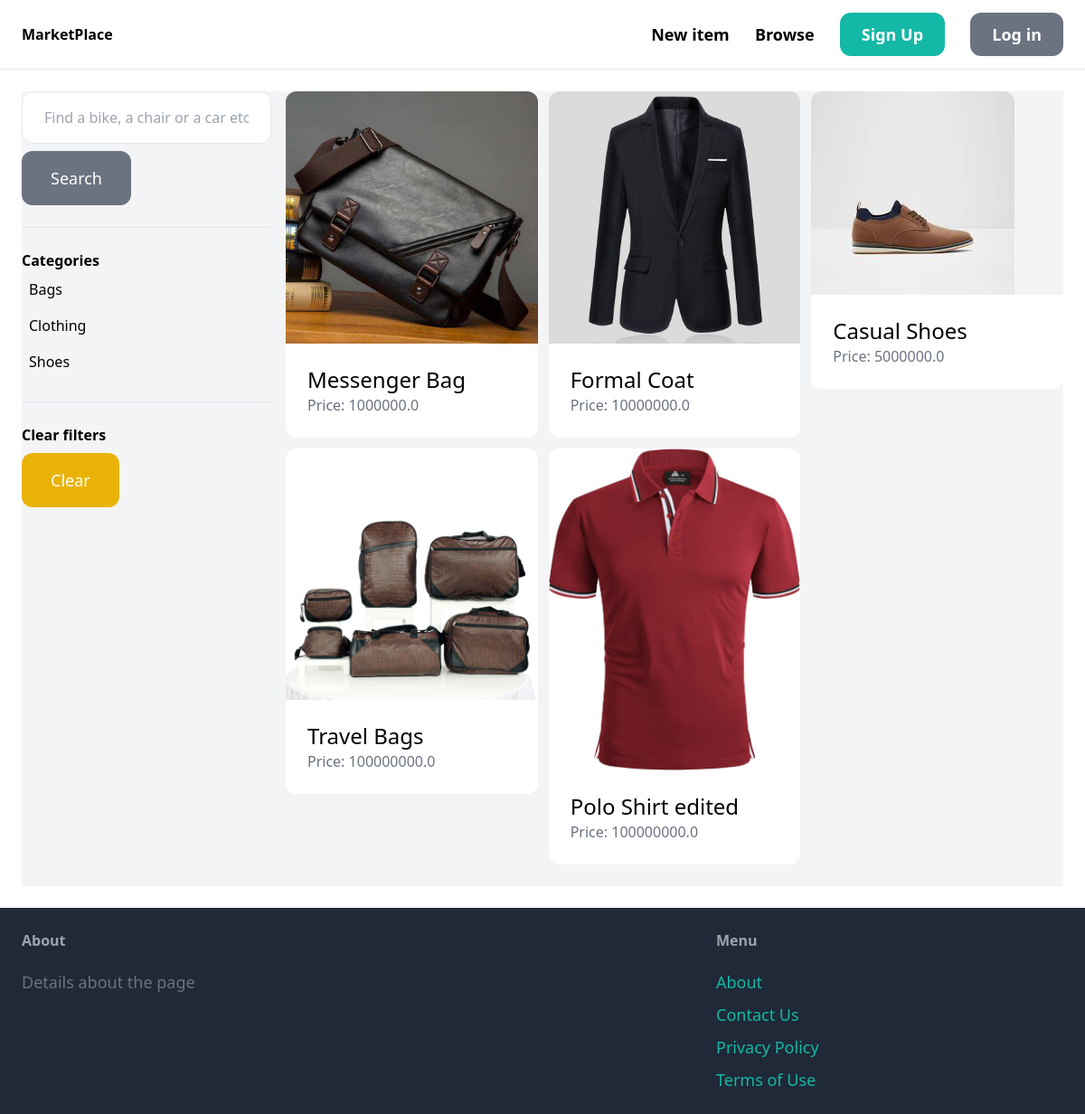
The app's page /items/ with its own data.
### item/models.py (models this page shows, shortened)
class Category(models.Model):
    name = models.CharField(max_length=255)
    class Meta:
        ordering = ('name',)
        verbose_name_plural = 'Categories'

class Item(models.Model):
    category = models.ForeignKey(Category, related_name='items', on_delete=models.CASCADE)
    name = models.CharField(max_length=255)
    description = models.TextField(blank=True, null=True)
    price = models.FloatField()
    image = models.ImageField(upload_to='item_images', blank=True, null=True)
    is_sold = models.BooleanField(default=False)
    created_by = models.ForeignKey(User, related_name='items', on_delete=models.CASCADE)
    created_at = models.DateTimeField(auto_now_add=True)

### item/views.py (the view)
# urls.py: path('', views.browse, name='browse'),
def browse(request):
    query = request.GET.get('query', '')
    category_id = request.GET.get('category', 0)
    categories = Category.objects.all()
    items = Item.objects.filter(is_sold=False)
    if category_id:
        items = items.filter(category_id=category_id)
    if query:
        items = items.filter(Q(name__icontains=query) | Q(description__icontains=query))
    return render(request, 'item/items.html', {
        'items': items,
        'query': query,
        'categories': categories,
        'category_id': int(category_id),
    })

### item/templates/item/items.html (shortened to what this page needs)
{% extends 'core/base.html' %}
{% block content %}
    <div class="pb-6 grid grid-cols-4 gap-4 bg-gray-100">
        <div class="col-span-1">
            <form method="get" action="{% url 'item:browse' %}">
                <input name="query" class="w-full py-4 px-6 border rounded-xl" type="text" value="{{ query}}" placeholder="Find a bike, a chair or a car etc...">
                <button class="mt-2 py-4 px-8 text-lg bg-gray-500 text-white rounded-xl">Search</Search></button>
            </form>
            <hr class="my-6">
            <p class="font-semibold">Categories</p>
            <ul>
                {% for category in categories %}
                    <li class="py-2 px-2 rounded-xl"{% if category.id == category_id %}bg-gray-200{% endif %}>
                        <a href="{% url 'item:browse' %}?query={{ query}}&category={{ category.id }}">{{ category.name }}</a>
                    </li>
                {% endfor %}
            </ul>
            <hr class="my-6">
            <p class="font-semibold">Clear filters</p>
            <ul>
                <li><a href="{% url 'item:browse' %}" class="mt-2 py-4 px-8 inline-block bg-yellow-500 text-lg rounded-xl text-white">Clear</a></li>
            </ul>
        </div>
        <div class="col-span-3">
            <div class="grid grid-cols-3 gap-3">
                {% for item in items %}
                    <div>
                        <a href="{% url 'item:detail' item.id %}">
                            <div>
                                <img src="{{ item.image.url }}" class="rounded-t-xl">
                            </div>
                            <div class="p-6 bg-white rounded-b-xl">
                                <h2 class="text-2xl">{{ item.name }}</h2>
                                <p class="text-gray-500">Price: {{ item.price }}</item></p>
                            </div>
                        </a>
                    </div>
                {% endfor %}
            </div>
        </div>
    </div>
{% endblock %}

### records on screen
Category: name "Bags"
Category: name "Clothing"
Category: name "Shoes"
Item: image (picture), name "Messenger Bag", price "1000000.0"
Item: image (picture), name "Formal Coat", price "10000000.0"
Item: image (picture), name "Casual Shoes", price "5000000.0"
Item: image (picture), name "Travel Bags", price "100000000.0"
Item: image (picture), name "Polo Shirt edited", price "100000000.0"
